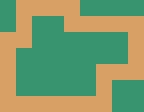

Rendered tile map (Tiled .tmx) drawn with the repository's tilesets; below, a short description and the full map source, tile grids included:
An orthogonal 9x7 tile map with 16x16 px tiles, 2 tile layers (Tile Layer 0, Tile Layer 1).

<map version="1.9" tiledversion="1.9.0" orientation="orthogonal" renderorder="right-down" width="9" height="7" tilewidth="16" tileheight="16" infinite="0" nextlayerid="3" nextobjectid="1">
 <tileset firstgid="1" source="blocks.tsx" />
 <layer id="1" name="Tile Layer 0" width="9" height="7">
  <data encoding="csv">
1,1,1,1,1,1,1,1,1,
1,1,1,1,1,1,1,1,1,
1,1,1,1,1,1,1,1,1,
1,1,1,1,1,1,1,1,1,
1,1,1,1,1,1,1,1,1,
1,1,1,1,1,1,1,1,1,
1,1,1,1,1,1,1,1,1
</data>
 </layer>
 <layer id="2" name="Tile Layer 1" width="9" height="7">
  <data encoding="csv">
0,2,2,2,2,0,0,0,0,
0,2,0,0,2,2,2,2,2,
2,2,0,0,0,0,0,0,2,
2,0,0,0,0,0,0,0,2,
2,0,0,0,0,0,2,2,2,
2,0,0,0,0,0,2,0,0,
2,2,2,2,2,2,2,0,0
</data>
 </layer>
</map>
